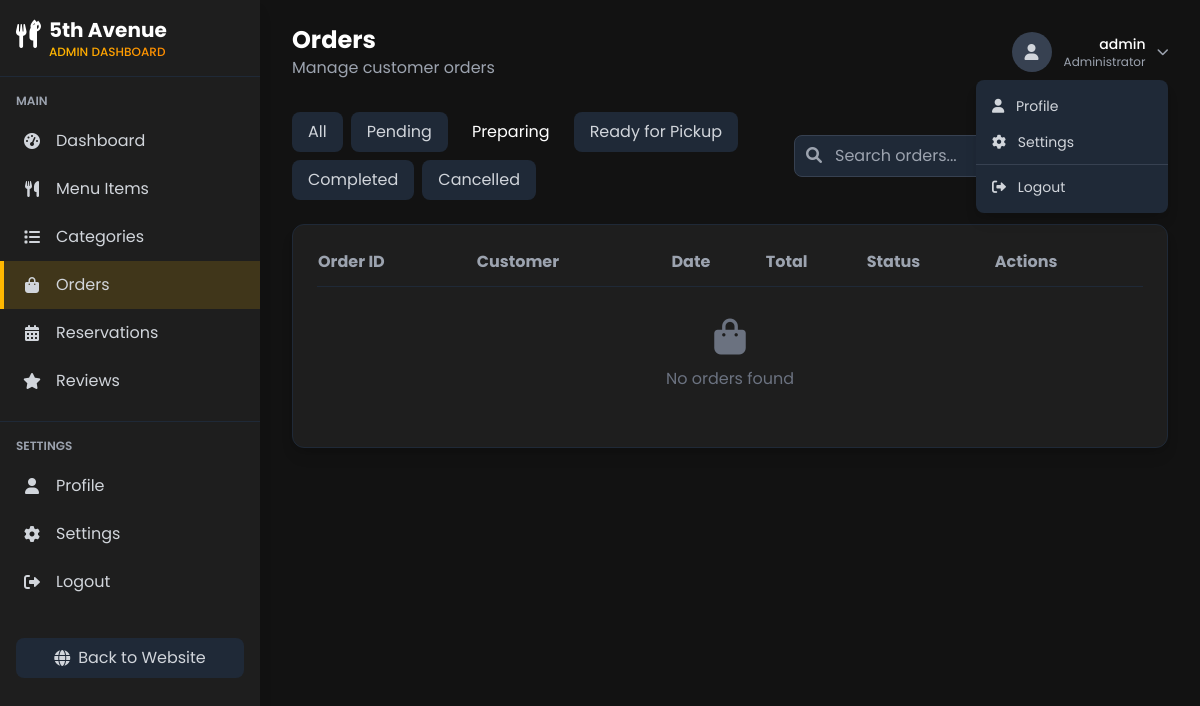
/dashboard/orders/?status=PREPARING (signed in), run on an earlier commit of the app's database.
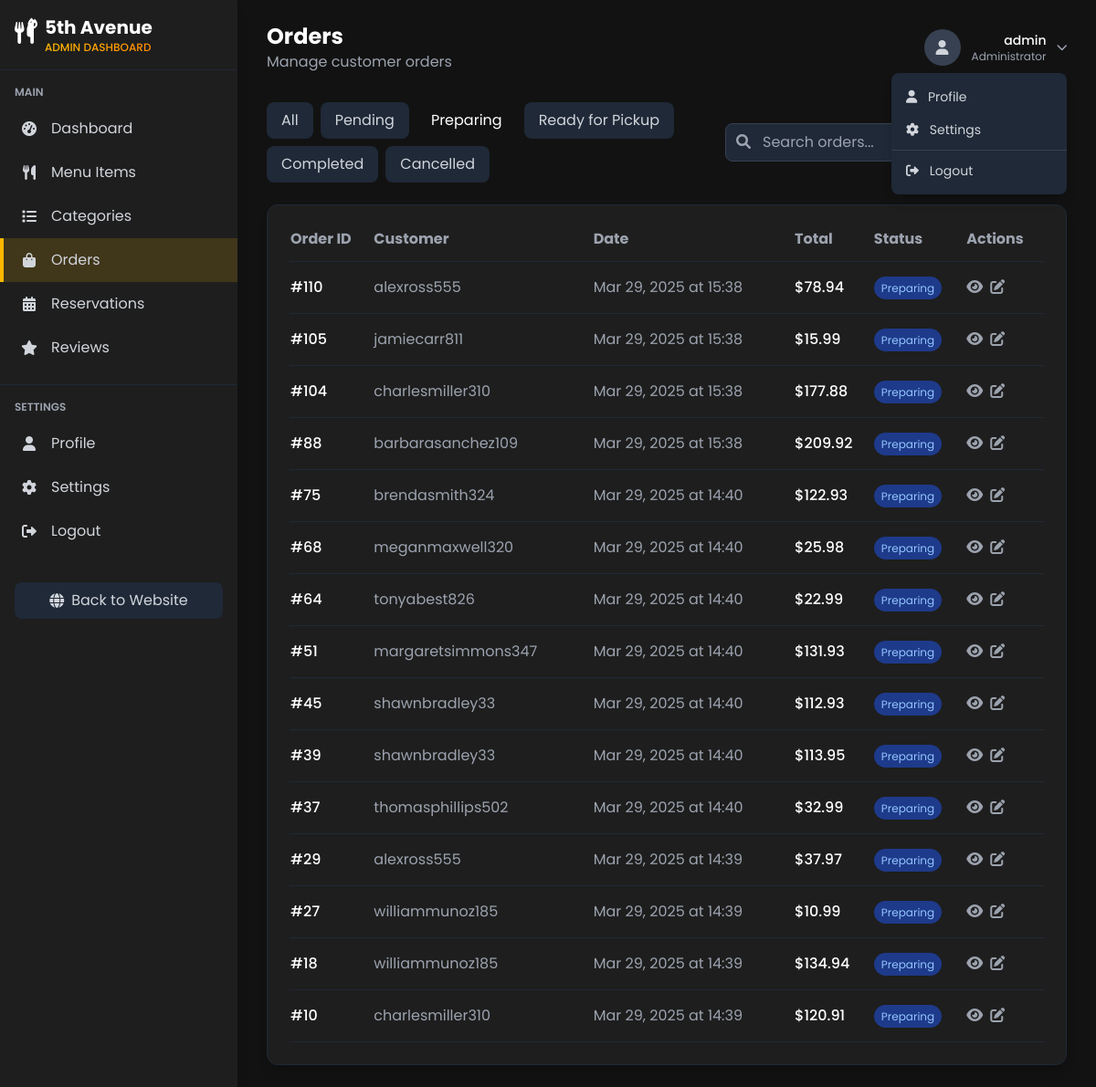
And on a later commit of the database.
### ecommerce/models.py (models this page shows, shortened)
class Order(models.Model):
    STATUS_CHOICES = [
        ('PENDING', 'Pending'),
        ('PREPARING', 'Preparing'),
        ('READY', 'Ready for Pickup'),
        ('COMPLETED', 'Completed'),
        ('CANCELLED', 'Cancelled')
    ]
    user = models.ForeignKey(User, on_delete=models.CASCADE, related_name='orders')
    items = models.ManyToManyField(MenuItem, through='OrderItem')
    status = models.CharField(max_length=20, choices=STATUS_CHOICES, default='PENDING')
    total_amount = models.DecimalField(max_digits=10, decimal_places=2)
    special_instructions = models.TextField(blank=True)
    created_at = models.DateTimeField(auto_now_add=True)
    updated_at = models.DateTimeField(auto_now=True)
    class Meta:
        ordering = ['-created_at']

### ecommerce/views.py (the view)
# urls.py: path('dashboard/orders/', orders_list, name='orders'),
@login_required
def orders_list(request):
    orders = Order.objects.all().order_by('-created_at')
    status_filter = request.GET.get('status')
    if status_filter and status_filter != 'all':
        orders = orders.filter(status=status_filter)
    context = {
        'orders': orders,
        'status_filter': status_filter or 'all',
        'status_choices': Order.STATUS_CHOICES,
        'active_section': 'orders'
    }
    return render(request, 'accounts/orders.html', context)

### ecommerce/context_processors.py (called while the page is built)
def cart_processor(request):
    return {
        'cart_count': get_cart_count(request)
    }

### ecommerce/views.py (called while the page is built)
def get_cart_count(request):
    if request.user.is_authenticated:
        try:
            cart = Cart.objects.get(user=request.user)
            return sum(item.quantity for item in cart.cart_items.all())
        except Cart.DoesNotExist:
            return 0
    else:
        cart = request.session.get('cart', {})
        return sum(cart.values())

### templates/accounts/orders.html (shortened to what this page needs)
{% extends 'accounts/dashboard_base.html' %}
{% block page_title %}Orders{% endblock page_title %}
{% block page_subtitle %}Manage customer orders{% endblock page_subtitle %}
{% block content %}
<div class="mb-6 flex flex-col md:flex-row justify-between items-start md:items-center space-y-4 md:space-y-0">
    <div class="flex flex-wrap gap-2">
        <a href="{% url 'orders' %}" class="px-4 py-2 rounded-lg {% if status_filter == 'all' %}bg-food-gold text-food-black{% else %}bg-gray-800 text-gray-300 hover:bg-gray-700{% endif %}">
            All
        </a>
        {% for status_code, status_name in status_choices %}
        <a href="{% url 'orders' %}?status={{ status_code }}" class="px-4 py-2 rounded-lg {% if status_filter == status_code %}bg-food-gold text-food-black{% else %}bg-gray-800 text-gray-300 hover:bg-gray-700{% endif %}">
            {{ status_name }}
        </a>
        {% endfor %}
    </div>
    <div class="relative">
        <i class="fas fa-search absolute left-3 top-3 text-gray-400"></i>
    </div>
</div>
<div class="card p-6 shadow-lg border border-gray-800">
    <div class="overflow-x-auto">
        <table class="w-full">
            <thead>
                <tr class="text-left text-gray-400 border-b border-gray-800">
                    <th class="pb-3">Order ID</th>
                    <th class="pb-3">Customer</th>
                    <th class="pb-3">Date</th>
                    <th class="pb-3">Total</th>
                    <th class="pb-3">Status</th>
                    <th class="pb-3">Actions</th>
                </tr>
            </thead>
            <tbody id="orders-table">
                {% for order in orders %}
                <tr class="table-row border-b border-gray-800">
                    <td class="py-4 text-white font-medium">#{{ order.id }}</td>
                    <td class="py-4 text-gray-400">{{ order.user.username }}</td>
                    <td class="py-4 text-gray-400">{{ order.created_at|date:"M d, Y" }} at {{ order.created_at|time:"H:i" }}</td>
                    <td class="py-4 text-white font-medium">${{ order.total_amount }}</td>
                    <td class="py-4">
                        {% if order.status == 'PENDING' %}
                        <span class="bg-yellow-900 text-yellow-300 text-xs px-2 py-1 rounded-full">Pending</span>
                        {% elif order.status == 'PREPARING' %}
                        <span class="bg-blue-900 text-blue-300 text-xs px-2 py-1 rounded-full">Preparing</span>
                        {% elif order.status == 'READY' %}
                        <span class="bg-green-900 text-green-300 text-xs px-2 py-1 rounded-full">Ready</span>
                        {% elif order.status == 'COMPLETED' %}
                        <span class="bg-gray-700 text-gray-300 text-xs px-2 py-1 rounded-full">Completed</span>
                        {% elif order.status == 'CANCELLED' %}
                        <span class="bg-red-900 text-red-300 text-xs px-2 py-1 rounded-full">Cancelled</span>
                        {% endif %}
                    </td>
                    <td class="py-4">
                        <div class="flex space-x-2">
                            <button class="view-order-btn text-gray-400 hover:text-food-gold transition duration-300" data-order-id="{{ order.id }}" title="View Details">
                                <i class="fas fa-eye"></i>
                            </button>
                            <button class="update-status-btn text-gray-400 hover:text-blue-500 transition duration-300" data-order-id="{{ order.id }}" title="Update Status">
                                <i class="fas fa-edit"></i>
                            </button>
                        </div>
                    </td>
                </tr>
                {% empty %}
                <tr>
                    <td colspan="6" class="py-8 text-center text-gray-500">
                        <div class="flex flex-col items-center">
                            <i class="fas fa-shopping-bag text-4xl mb-3"></i>
                            <p>No orders found</p>
                        </div>
                    </td>
                </tr>
                {% endfor %}
            </tbody>
        </table>
    </div>
</div>
{% endblock content %}

### templates/accounts/dashboard_base.html (shortened to what this page needs)
<!DOCTYPE html>
<html lang="en">
<head>
    {% load static %}
    <link href="https://cdn.jsdelivr.net/npm/tailwindcss@2.2.19/dist/tailwind.min.css" rel="stylesheet">
    <link rel="stylesheet" href="https://cdnjs.cloudflare.com/ajax/libs/font-awesome/6.0.0-beta3/css/all.min.css">
</head>
<body class="min-h-screen" x-data="{ sidebarOpen: true, mobileSidebarOpen: false }">
    <aside class="sidebar fixed h-full overflow-y-auto z-40 shadow-lg"
           :class="{ 'sidebar-collapsed': !sidebarOpen && !$screen('md'), 'open': mobileSidebarOpen }"
           @click.away="mobileSidebarOpen = false">
        <div class="flex items-center justify-between p-4 border-b border-gray-800">
            <div class="flex items-center space-x-3" :class="{ 'hidden': !sidebarOpen && !$screen('md') }">
                <div class="relative">
                    <i class="fas fa-utensils text-white text-2xl"></i>
                    <i class="fas fa-fire absolute -top-1 -right-1 text-food-gold text-xs animate-pulse"></i>
                </div>
                <div>
                    <div class="text-xl font-bold text-white">5th Avenue</div>
                    <div class="text-xs font-medium gold-text-gradient">ADMIN DASHBOARD</div>
                </div>
            </div>
        </div>
        <nav class="py-4">
            <div class="px-4 mb-2 text-xs font-semibold text-gray-400 uppercase" :class="{ 'hidden': !sidebarOpen && !$screen('md') }">
                Main
            </div>
            <a href="{% url 'dashboard' %}" class="nav-link flex items-center py-3 px-4 text-gray-300 hover:text-white {% if active_section == 'dashboard' %}active{% endif %}">
                <i class="fas fa-tachometer-alt w-6 text-center"></i>
                <span class="ml-3" :class="{ 'hidden': !sidebarOpen && !$screen('md') }">Dashboard</span>
            </a>
            <a href="{% url 'menu_items' %}" class="nav-link flex items-center py-3 px-4 text-gray-300 hover:text-white {% if active_section == 'menu_items' %}active{% endif %}">
                <i class="fas fa-utensils w-6 text-center"></i>
                <span class="ml-3" :class="{ 'hidden': !sidebarOpen && !$screen('md') }">Menu Items</span>
            </a>
            <a href="{% url 'categories' %}" class="nav-link flex items-center py-3 px-4 text-gray-300 hover:text-white {% if active_section == 'categories' %}active{% endif %}">
                <i class="fas fa-list w-6 text-center"></i>
                <span class="ml-3" :class="{ 'hidden': !sidebarOpen && !$screen('md') }">Categories</span>
            </a>
            <a href="{% url 'orders' %}" class="nav-link flex items-center py-3 px-4 text-gray-300 hover:text-white {% if active_section == 'orders' %}active{% endif %}">
                <i class="fas fa-shopping-bag w-6 text-center"></i>
                <span class="ml-3" :class="{ 'hidden': !sidebarOpen && !$screen('md') }">Orders</span>
            </a>
            <a href="{% url 'reservations' %}" class="nav-link flex items-center py-3 px-4 text-gray-300 hover:text-white {% if active_section == 'reservations' %}active{% endif %}">
                <i class="fas fa-calendar-alt w-6 text-center"></i>
                <span class="ml-3" :class="{ 'hidden': !sidebarOpen && !$screen('md') }">Reservations</span>
            </a>
            <a href="{% url 'reviews' %}" class="nav-link flex items-center py-3 px-4 text-gray-300 hover:text-white {% if active_section == 'reviews' %}active{% endif %}">
                <i class="fas fa-star w-6 text-center"></i>
                <span class="ml-3" :class="{ 'hidden': !sidebarOpen && !$screen('md') }">Reviews</span>
            </a>
            <div class="border-t border-gray-800 my-4"></div>
            <div class="px-4 mb-2 text-xs font-semibold text-gray-400 uppercase" :class="{ 'hidden': !sidebarOpen && !$screen('md') }">
                Settings
            </div>
            <a href="{% url 'user_profile' %}" class="nav-link flex items-center py-3 px-4 text-gray-300 hover:text-white {% if active_section == 'profile' %}active{% endif %}">
                <i class="fas fa-user w-6 text-center"></i>
                <span class="ml-3" :class="{ 'hidden': !sidebarOpen && !$screen('md') }">Profile</span>
            </a>
            <a href="{% url 'user_settings' %}" class="nav-link flex items-center py-3 px-4 text-gray-300 hover:text-white {% if active_section == 'settings' %}active{% endif %}">
                <i class="fas fa-cog w-6 text-center"></i>
                <span class="ml-3" :class="{ 'hidden': !sidebarOpen && !$screen('md') }">Settings</span>
            </a>
            <a href="{% url 'logout' %}" class="nav-link flex items-center py-3 px-4 text-gray-300 hover:text-white">
                <i class="fas fa-sign-out-alt w-6 text-center"></i>
                <span class="ml-3" :class="{ 'hidden': !sidebarOpen && !$screen('md') }">Logout</span>
            </a>
            <div class="px-4 mt-8" :class="{ 'hidden': !sidebarOpen && !$screen('md') }">
                <a href="{% url 'home' %}" class="flex items-center justify-center py-2 bg-gray-800 hover:bg-gray-700 text-gray-300 hover:text-white rounded-lg transition duration-300">
                    <i class="fas fa-globe mr-2"></i>
                    Back to Website
                </a>
            </div>
        </nav>
    </aside>
    <main class="main-content min-h-screen py-6 px-4 md:px-8" :class="{ 'main-content-expanded': !sidebarOpen && !$screen('md') }">
        <div class="flex justify-between items-center mb-8">
            <div>
                <h1 class="text-2xl font-bold">{% block page_title %}Dashboard{% endblock page_title %}</h1>
                <p class="text-gray-400">{% block page_subtitle %}Welcome to your restaurant management dashboard{% endblock page_subtitle %}</p>
            </div>
            <div class="relative" x-data="{ userMenuOpen: false }">
                <button @click="userMenuOpen = !userMenuOpen" class="flex items-center space-x-3 focus:outline-none">
                    <div class="w-10 h-10 rounded-full bg-gray-700 flex items-center justify-center">
                        <i class="fas fa-user text-gray-300"></i>
                    </div>
                    <div class="hidden md:block text-right">
                        <div class="text-sm font-medium">{{ request.user.username }}</div>
                        <div class="text-xs text-gray-400">Administrator</div>
                    </div>
                    <i class="fas fa-chevron-down text-gray-400 text-xs"></i>
                </button>
                <div x-show="userMenuOpen" @click.away="userMenuOpen = false" class="absolute right-0 mt-2 w-48 bg-gray-800 rounded-lg shadow-lg py-2 z-50">
                    <a href="#" class="block px-4 py-2 text-sm text-gray-300 hover:bg-gray-700 hover:text-white">
                        <i class="fas fa-user mr-2"></i> Profile
                    </a>
                    <a href="#" class="block px-4 py-2 text-sm text-gray-300 hover:bg-gray-700 hover:text-white">
                        <i class="fas fa-cog mr-2"></i> Settings
                    </a>
                    <div class="border-t border-gray-700 my-1"></div>
                    <a href="{% url 'logout' %}" class="block px-4 py-2 text-sm text-gray-300 hover:bg-gray-700 hover:text-white">
                        <i class="fas fa-sign-out-alt mr-2"></i> Logout
                    </a>
                </div>
            </div>
        </div>
        {% block content %}{% endblock content %}
    </main>
</body>
</html>

### templates/accounts/dashboard_base.html (style rules this page uses)
:root { --food-gold: #FFB800; --food-red: #E63946; --food-black: #1A1A1A; --sidebar-width: 260px; }
body { font-family: 'Poppins', sans-serif; background-color: #121212; color: white; }
.gold-text-gradient { background: linear-gradient(to right, var(--food-gold), #FF8C00); -webkit-background-clip: text; -webkit-text-fill-color: transparent; }
.sidebar { width: var(--sidebar-width); background-color: #1E1E1E; transition: all 0.3s; }
.main-content { margin-left: var(--sidebar-width); transition: all 0.3s; }
.nav-link { border-left: 4px solid transparent; transition: all 0.2s; }
.nav-link.active { background-color: rgba(255, 184, 0, 0.15); border-left-color: var(--food-gold); }
.card { background-color: #1E1E1E; border-radius: 12px; transition: all 0.3s; }
.table-row { transition: all 0.2s; }

What changed in the data, as far as the page shows it:
added Order: id "110", user.username "alexross555", created_at "Mar 29, 2025", created_at "15:38", total_amount "78.94", status "Preparing"
added Order: id "105", user.username "jamiecarr811", created_at "Mar 29, 2025", created_at "15:38", total_amount "15.99", status "Preparing"
added Order: id "104", user.username "charlesmiller310", created_at "Mar 29, 2025", created_at "15:38", total_amount "177.88", status "Preparing"
added Order: id "88", user.username "barbarasanchez109", created_at "Mar 29, 2025", created_at "15:38", total_amount "209.92", status "Preparing"
added Order: id "75", user.username "brendasmith324", created_at "Mar 29, 2025", created_at "14:40", total_amount "122.93", status "Preparing"
added Order: id "68", user.username "meganmaxwell320", created_at "Mar 29, 2025", created_at "14:40", total_amount "25.98", status "Preparing"
added Order: id "64", user.username "tonyabest826", created_at "Mar 29, 2025", created_at "14:40", total_amount "22.99", status "Preparing"
added Order: id "51", user.username "margaretsimmons347", created_at "Mar 29, 2025", created_at "14:40", total_amount "131.93", status "Preparing"
added Order: id "45", user.username "shawnbradley33", created_at "Mar 29, 2025", created_at "14:40", total_amount "112.93", status "Preparing"
added Order: id "39", user.username "shawnbradley33", created_at "Mar 29, 2025", created_at "14:40", total_amount "113.95", status "Preparing"
added Order: id "37", user.username "thomasphillips502", created_at "Mar 29, 2025", created_at "14:40", total_amount "32.99", status "Preparing"
added Order: id "29", user.username "alexross555", created_at "Mar 29, 2025", created_at "14:39", total_amount "37.97", status "Preparing"
added Order: id "27", user.username "williammunoz185", created_at "Mar 29, 2025", created_at "14:39", total_amount "10.99", status "Preparing"
added Order: id "18", user.username "williammunoz185", created_at "Mar 29, 2025", created_at "14:39", total_amount "134.94", status "Preparing"
added Order: id "10", user.username "charlesmiller310", created_at "Mar 29, 2025", created_at "14:39", total_amount "120.91", status "Preparing"
Also different on the page:
text no longer shown: "No orders found"
